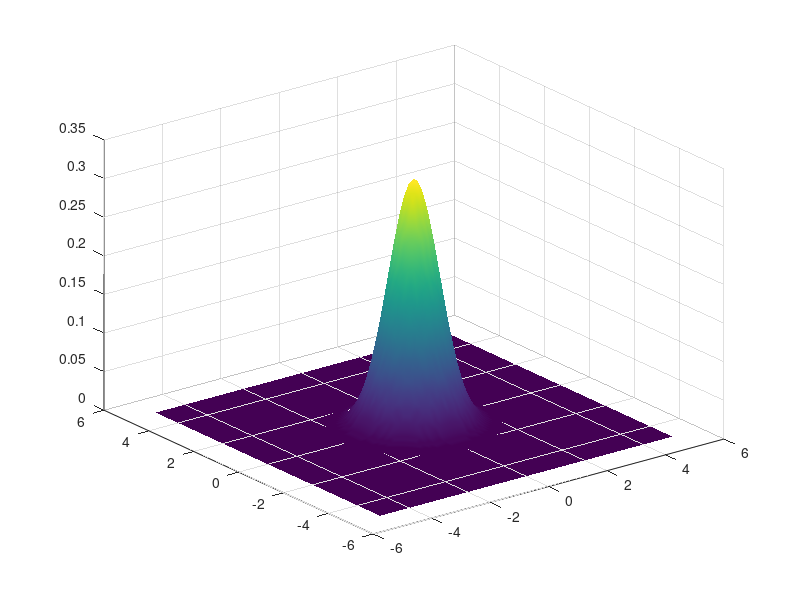

The MATLAB script that drew this image: (Note: this script raises an error after producing the figure.)
close all; clear; clc;

Pi = [0,0];
step = 0.1;
[fx,fy] = meshgrid(-5:step:5);
fz = zeros(size(fx,1),size(fy,2));

V = 0.5;
for i = 1:size(fx,1)
    for j = 1:size(fy,2)
        fz(i,j) = expm(-(fx(i,j)*fx(i,j) + fy(i,j)*fy(i,j))/(2*V))/(2*pi*V);
    end
end

figure
surf(fx,fy,fz,'FaceColor','interp',...
   'EdgeColor','none')
%contour(fx,fy,fz)

[c,s]=wavedec2(fz,2,'haar');

[H1,V1,D1] = detcoef2('all',c,s,1);
A1 = appcoef2(c,s,'haar',1); 
V1img = wcodemat(V1,255,'mat',1);
H1img = wcodemat(H1,255,'mat',1);
D1img = wcodemat(D1,255,'mat',1);
A1img = wcodemat(A1,255,'mat',1);

figure
imagesc(A1img);
colormap pink(255);
title('Approximation Coef. of Level 1');